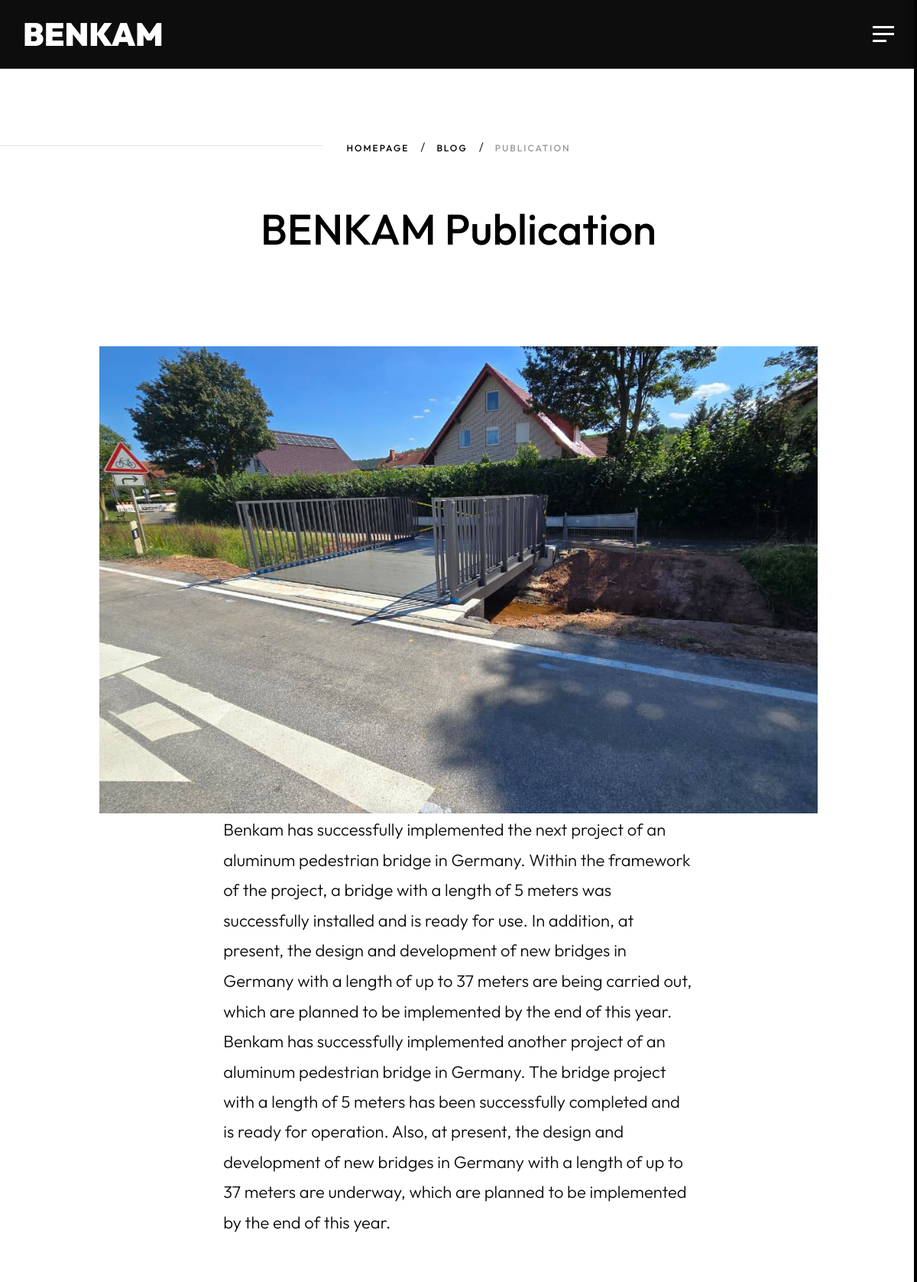
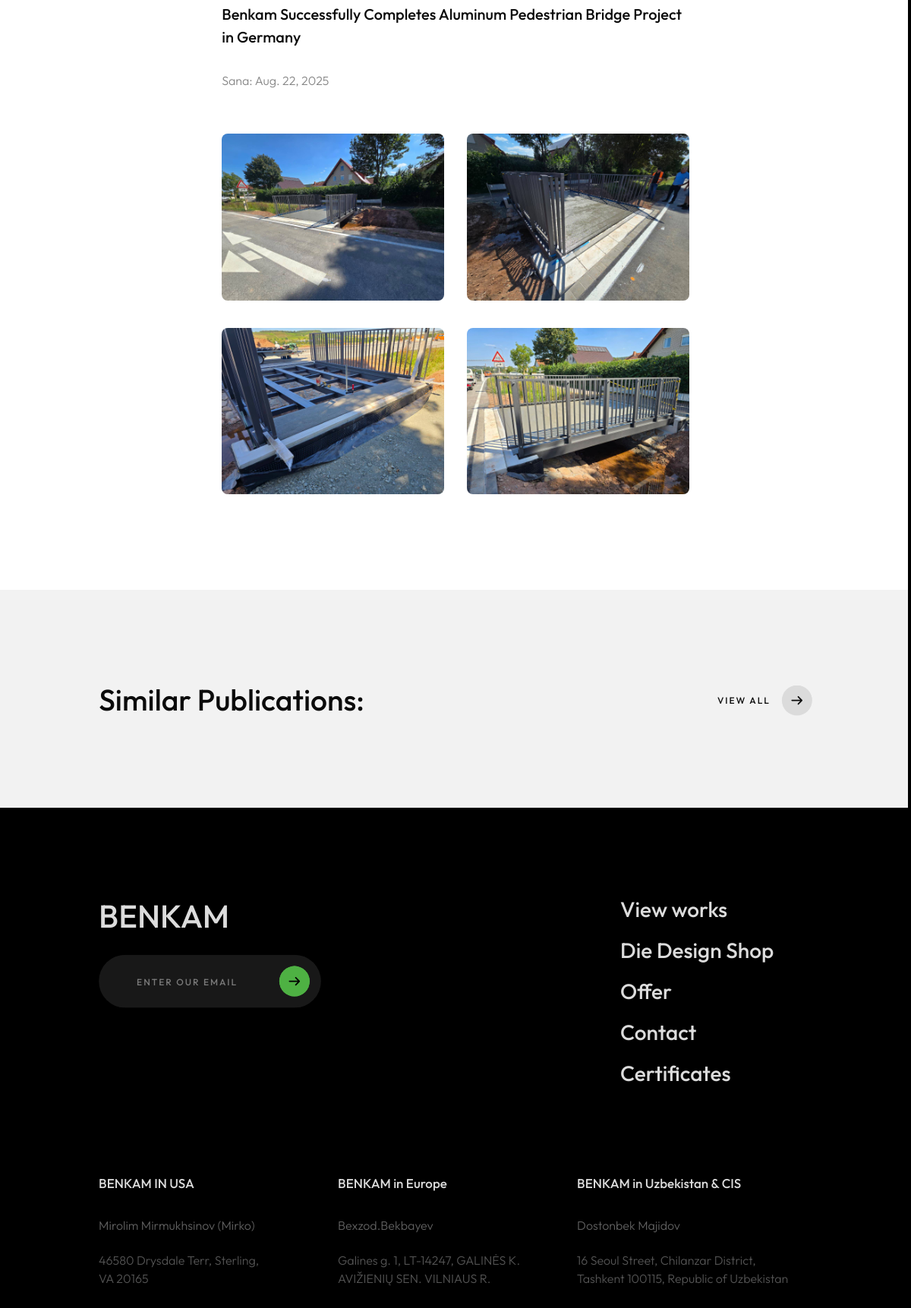
Page /publication/1/ (upper part) on the committed database (2 pictures, top to bottom).
### myapp/models.py (models this page shows, shortened)
class BlogPost(models.Model):
    title = models.CharField(max_length=200)
    description = models.TextField()
    date = models.DateField()

class BlogImage(models.Model):
    post = models.ForeignKey(BlogPost, on_delete=models.CASCADE, related_name="images")
    image = models.ImageField(upload_to="blog_images/")

### myapp/views.py (the view)
# urls.py: path('publication/<int:pk>/', views.publication, name='publication'),
def publication(request, pk):
    post = get_object_or_404(BlogPost, pk=pk)
    other_posts = list(BlogPost.objects.exclude(pk=pk))
    similar_posts = random.sample(other_posts, min(len(other_posts), 2))  # faqat 2 tasini chiqaramiz
    return render(request, 'publication.html', {
        'post': post,
        'similar_posts': similar_posts
    })

### template/publication.html (shortened to what this page needs)
{% extends 'base.html' %} {% load static %} {% block content %}
<div class="mil-content">
  <div id="swupMain" class="mil-main-transition">
    <div class="mil-inner-banner">
      <div class="mil-banner-content mil-center mil-up">
        <div class="container">
          <ul class="mil-breadcrumbs mil-center mil-mb-60">
            <li><a href="{% url 'home-1' %}">Homepage</a></li>
            <li><a href="{% url 'blog' %}">Blog</a></li>
            <li><a href="{% url 'blog' %}">Publication</a></li>
          </ul>
          <h2>BENKAM Publication</h2>
        </div>
      </div>
    </div>
    <section id="blog">
      <div class="container mil-p-120-90">
        <div class="row justify-content-center">
          <div class="col-lg-12">
            <div class="mil-image-frame mil-horizontal mil-up">
              {% if post.images.first %}
              <img
                src="{{ post.images.first.image.url }}"
                alt="Publication cover"
                class="mil-scale"
                data-value-1=".90"
                data-value-2="1.15"
              />
              {% endif %}
            </div>
          </div>
          <div class="col-lg-8">
            <p class="mil-text-xl mil-dark mil-up mil-mb-60">
              {{ post.description }}
            </p>
            <h5 class="mil-up mil-mb-30">{{ post.title }}</h5>
            <p class="mil-up mil-mb-60">Sana: {{ post.date }}</p>
            <div class="row">
              {% for img in post.images.all %}
              <div class="col-lg-6 mil-mb-30">
                <img
                  src="{{ img.image.url }}"
                  alt="Rasm"
                  style="width: 100%; border-radius: 8px"
                />
              </div>
              {% endfor %}
            </div>
          </div>
        </div>
      </div>
    </section>
    <section class="mil-soft-bg">
      <div class="container mil-p-120-60">
        <div class="row align-items-center mil-mb-30">
          <div class="col-lg-6 mil-mb-30">
            <h3 class="mil-up">Similar Publications:</h3>
          </div>
          <div class="col-lg-6 mil-mb-30">
            <div class="mil-adaptive-right mil-up">
              <a
                href="{% url 'blog_inner' %}"
                class="mil-link mil-dark mil-arrow-place"
              >
                <span>View all</span>
              </a>
            </div>
          </div>
        </div>
      </div>
    </section>
  </div>
</div>
{% endblock content %}

### template/base.html (shortened to what this page needs)
{% load  static  %}
<!DOCTYPE html>
<html lang="en">
<head>
    <link rel="stylesheet" href="{% static 'css/plugins/bootstrap-grid.css' %}">
    <link rel="stylesheet" href="{% static 'css/plugins/fancybox.min.css' %}">
    <link rel="stylesheet" href="{% static 'css/plugins/font-awesome.min.css' %}">
    <link rel="stylesheet" href="{% static 'css/plugins/swiper.min.css' %}">
    <link rel="stylesheet" href="{% static 'css/style.css' %}">
</head>
<body>
    <div class="mil-wrapper" id="top" >
    <div class="mil-progress-track">
    </div>
    <div class="mil-frame">
        <div class="mil-frame-top">
          <a href="home-1.html" class="mil-logo" style="font-weight: 900;">BENKAM</a>
          <div class="mil-menu-btn">
            <span></span>
          </div>
        </div>
    </div>
    <div id="swup">
    {% block content %}
    {% endblock content %}
    </div>
        <footer class="mil-dark-bg">
            <div class="mi-invert-fix">
              <div class="container mil-p-120-60">
                <div class="row justify-content-between">
                  <div class="col-md-4 col-lg-4 mil-mb-60">
                    <div class="mil-muted mil-logo mil-up mil-mb-30">
                      BENKAM
                    </div>
                    <form class="mil-subscribe-form mil-up">
                      <input type="text" placeholder="Enter our email" />
                      <button
                        type="submit"
                        class="mil-button mil-icon-button-sm mil-arrow-place"
                      ></button>
                    </form>
                  </div>
                  <div class="col-md-7 col-lg-6">
                    <div class="row justify-content-end">
                      <div class="col-md-6 col-lg-7">
                        <nav class="mil-footer-menu mil-mb-60">
                          <ul>
                            <li class="mil-up">
                              <a href="{% url 'portfolio1'%}">View works</a>
                            </li>
                            <li class="mil-up">
                              <a href="{% url 'portfolio2_list'%}">Die Design Shop</a>
                            </li>
                            <li class="mil-up">
                              <a href="{% url 'portfolio3_list' %}">Offer</a>
                            </li>
                            <li class="mil-up">
                              <a href="{% url 'contact' %}">Contact</a>
                            </li>
                            <li class="mil-up">
                              <a href="{% url 'certificates' %}">Certificates</a>
                            </li>
                          </ul>
                        </nav>
                      </div>
                    </div>
                  </div>
                </div>
                <div class="row justify-content-between flex-sm-row-reverse">
                  <div class="footer_box">
                    <div class="footer_box row justify-content-between">
                      <div class="footer_boxs col-md-6 col-lg-5 mil-mb-60">
                        <h6 class="mil-muted mil-up mil-mb-30">
                          BENKAM IN USA
                        </h6>
                        <p class="mil-light-soft mil-up">
                          <span class="mil-no-wrap"
                            >Mirolim Mirmukhsinov (Mirko)</span
                          >
                          <br />
                          <br />
                          <p  style="color: #545454; width: 230px;"> 46580 Drysdale Terr, Sterling, VA 20165</p>
                          <br />
                          <br />
                          <br />
                          <br />
                        </p>
                      </div>
                      <div class="footer_boxs col-md-6 col-lg-5 mil-mb-60">
                        <h6 class="mil-muted mil-up mil-mb-30">
                          BENKAM in Europe
                        </h6>
                        <p class="mil-light-soft mil-up">
                          <span class="mil-no-wrap">Bexzod.Bekbayev</span>
                          <br />
                          <br />
                        <p  style="color: #545454; width: 250px;"> Galines g. 1, LT-14247, GALINĖS K. AVIŽIENIŲ SEN.
                          VILNIAUS R.</p>
                          <br />
                          <br />
                          <br />
                          <br />
                        </p>
                      </div>
                      <div class="footer_boxs col-md-7 col-lg-8 mil-mb-64">
                        <h6 class="mil-muted mil-up mil-mb-30">
                          BENKAM in Uzbekistan & CIS
                        </h6>
                        <p class="mil-light-soft mil-up">
                          <span class="mil-no-wrap">Dostonbek Majidov</span>
                          <br />
                          <br />
                          <p style="color: #545454; width: 290px;">16 Seoul Street, Chilanzar District, Tashkent 100115,
                          Republic of Uzbekistan</p>
                          <br />
                          <br />
                          <br />
                          <br />
                        </p>
                      </div>
                    </div>
                  </div>
                </div>
              </div>
            </div>
        </footer>
        <div class="mil-hidden-elements">
        </div>
    </div>
</body>
</html>

### rows in the picture
BlogPost: images.first.image (picture), description "Benkam has successfully implemented the next project of an aluminum pedestrian bridge in Germany. Within the framework of the project, a bridge with a length of 5 meters was successfully installed and is ready for use. In addition, at present, the design and development of new bridges in Germany with a length of up to 37 meters are being carried out, which are planned to be implemented by the end of this year. Benkam has successfully implemented another project of an aluminum pedestrian bridge in Germany. The bridge project with a length of 5 meters has been successfully completed and is ready for operation. Also, at present, the design and development of new bridges in Germany with a…", title "Benkam Successfully Completes Aluminum Pedestrian Bridge Project in Germany", date "Aug. 22, 2025"
BlogImage: image (picture)
BlogImage: image (picture)
BlogImage: image (picture)
BlogImage: image (picture)
